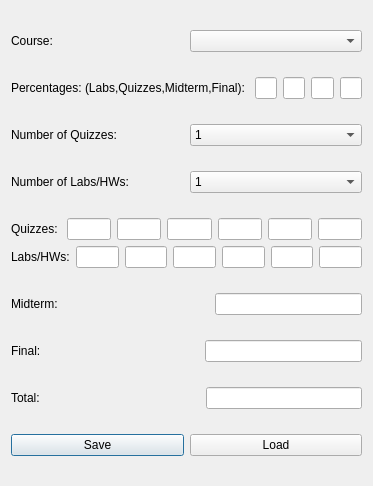
<?xml version="1.0" encoding="UTF-8"?>
<ui version="4.0">
 <class>Calculator</class>
 <widget class="QDialog" name="Calculator">
  <property name="geometry">
   <rect>
    <x>0</x>
    <y>0</y>
    <width>373</width>
    <height>486</height>
   </rect>
  </property>
  <property name="windowTitle">
   <string>Dialog</string>
  </property>
  <layout class="QVBoxLayout" name="verticalLayout_2">
   <item>
    <layout class="QHBoxLayout" name="horizontalLayout">
     <item>
      <widget class="QLabel" name="courseLbl">
       <property name="text">
        <string>Course: </string>
       </property>
      </widget>
     </item>
     <item>
      <widget class="QComboBox" name="courseBox"/>
     </item>
    </layout>
   </item>
   <item>
    <layout class="QHBoxLayout" name="horizontalLayout_8">
     <item>
      <widget class="QLabel" name="percenLbl">
       <property name="text">
        <string>Percentages: (Labs,Quizzes,Midterm,Final): </string>
       </property>
      </widget>
     </item>
     <item>
      <widget class="QLineEdit" name="lhPer"/>
     </item>
     <item>
      <widget class="QLineEdit" name="qzPer"/>
     </item>
     <item>
      <widget class="QLineEdit" name="mtPer"/>
     </item>
     <item>
      <widget class="QLineEdit" name="finPer"/>
     </item>
    </layout>
   </item>
   <item>
    <layout class="QHBoxLayout" name="horizontalLayout_2">
     <item>
      <widget class="QLabel" name="quizLabel">
       <property name="text">
        <string>Number of Quizzes:</string>
       </property>
      </widget>
     </item>
     <item>
      <widget class="QComboBox" name="numOfQuizBox">
       <item>
        <property name="text">
         <string>1</string>
        </property>
       </item>
       <item>
        <property name="text">
         <string>2</string>
        </property>
       </item>
       <item>
        <property name="text">
         <string>3</string>
        </property>
       </item>
       <item>
        <property name="text">
         <string>4</string>
        </property>
       </item>
       <item>
        <property name="text">
         <string>5</string>
        </property>
       </item>
       <item>
        <property name="text">
         <string>6</string>
        </property>
       </item>
      </widget>
     </item>
    </layout>
   </item>
   <item>
    <layout class="QHBoxLayout" name="horizontalLayout_3">
     <item>
      <widget class="QLabel" name="hwLabel">
       <property name="text">
        <string>Number of Labs/HWs:</string>
       </property>
      </widget>
     </item>
     <item>
      <widget class="QComboBox" name="numOfHwBox">
       <item>
        <property name="text">
         <string>1</string>
        </property>
       </item>
       <item>
        <property name="text">
         <string>2</string>
        </property>
       </item>
       <item>
        <property name="text">
         <string>3</string>
        </property>
       </item>
       <item>
        <property name="text">
         <string>4</string>
        </property>
       </item>
       <item>
        <property name="text">
         <string>5</string>
        </property>
       </item>
       <item>
        <property name="text">
         <string>6</string>
        </property>
       </item>
      </widget>
     </item>
    </layout>
   </item>
   <item>
    <layout class="QVBoxLayout" name="verticalLayout">
     <item>
      <layout class="QHBoxLayout" name="horizontalLayout_10">
       <item>
        <widget class="QLabel" name="qzLbl">
         <property name="text">
          <string>Quizzes: </string>
         </property>
        </widget>
       </item>
       <item>
        <layout class="QHBoxLayout" name="horizontalLayout_9">
         <item>
          <widget class="QLineEdit" name="qzLine"/>
         </item>
         <item>
          <widget class="QLineEdit" name="qzLine2"/>
         </item>
         <item>
          <widget class="QLineEdit" name="qzLine3"/>
         </item>
         <item>
          <widget class="QLineEdit" name="qzLine4"/>
         </item>
         <item>
          <widget class="QLineEdit" name="qzLine5"/>
         </item>
         <item>
          <widget class="QLineEdit" name="qzLine6"/>
         </item>
        </layout>
       </item>
      </layout>
     </item>
     <item>
      <layout class="QHBoxLayout" name="horizontalLayout_11">
       <item>
        <widget class="QLabel" name="lhLbl">
         <property name="text">
          <string>Labs/HWs:</string>
         </property>
        </widget>
       </item>
       <item>
        <widget class="QLineEdit" name="lhLine"/>
       </item>
       <item>
        <widget class="QLineEdit" name="lhLine2"/>
       </item>
       <item>
        <widget class="QLineEdit" name="lhLine3"/>
       </item>
       <item>
        <widget class="QLineEdit" name="lhLine4"/>
       </item>
       <item>
        <widget class="QLineEdit" name="lhLine5"/>
       </item>
       <item>
        <widget class="QLineEdit" name="lhLine6"/>
       </item>
      </layout>
     </item>
    </layout>
   </item>
   <item>
    <layout class="QHBoxLayout" name="horizontalLayout_4">
     <item>
      <widget class="QLabel" name="label_3">
       <property name="text">
        <string>Midterm: </string>
       </property>
      </widget>
     </item>
     <item>
      <spacer name="horizontalSpacer_3">
       <property name="orientation">
        <enum>Qt::Horizontal</enum>
       </property>
       <property name="sizeHint" stdset="0">
        <size>
         <width>40</width>
         <height>20</height>
        </size>
       </property>
      </spacer>
     </item>
     <item>
      <widget class="QLineEdit" name="mtLine"/>
     </item>
    </layout>
   </item>
   <item>
    <layout class="QHBoxLayout" name="horizontalLayout_5">
     <item>
      <widget class="QLabel" name="label_4">
       <property name="text">
        <string>Final:</string>
       </property>
      </widget>
     </item>
     <item>
      <spacer name="horizontalSpacer_2">
       <property name="orientation">
        <enum>Qt::Horizontal</enum>
       </property>
       <property name="sizeHint" stdset="0">
        <size>
         <width>40</width>
         <height>20</height>
        </size>
       </property>
      </spacer>
     </item>
     <item>
      <widget class="QLineEdit" name="finalLine"/>
     </item>
    </layout>
   </item>
   <item>
    <layout class="QHBoxLayout" name="horizontalLayout_6">
     <item>
      <widget class="QLabel" name="label_8">
       <property name="text">
        <string>Total: </string>
       </property>
      </widget>
     </item>
     <item>
      <spacer name="horizontalSpacer">
       <property name="orientation">
        <enum>Qt::Horizontal</enum>
       </property>
       <property name="sizeHint" stdset="0">
        <size>
         <width>40</width>
         <height>20</height>
        </size>
       </property>
      </spacer>
     </item>
     <item>
      <widget class="QLineEdit" name="total"/>
     </item>
    </layout>
   </item>
   <item>
    <layout class="QHBoxLayout" name="horizontalLayout_7">
     <item>
      <widget class="QPushButton" name="saveBtn">
       <property name="text">
        <string>Save</string>
       </property>
      </widget>
     </item>
     <item>
      <widget class="QPushButton" name="loadBtn">
       <property name="text">
        <string>Load</string>
       </property>
      </widget>
     </item>
    </layout>
   </item>
  </layout>
  <zorder></zorder>
 </widget>
 <resources/>
 <connections/>
</ui>
